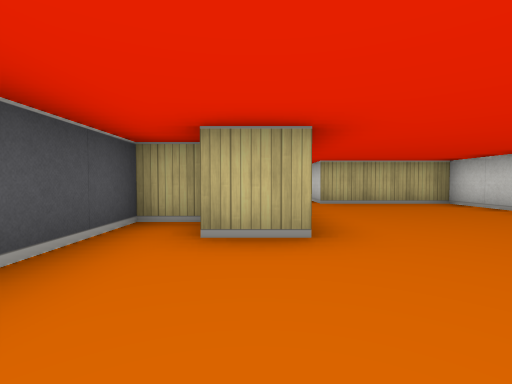
[1] (above)

12 first-person views from a walk through a cub3D maze. The camera is about half as high as the walls, tilts 2° down and sees 85° across. The floor is counted in squares. Each view is taken from the middle of a square. On the plan, view 1 faces up. The plan holds only what a view shows up to about 9 squares ahead; the rest is blank.

[2]
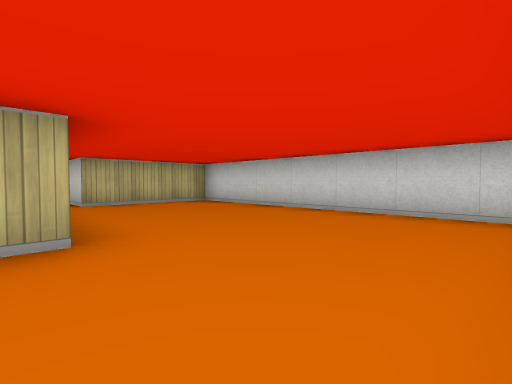

[3]
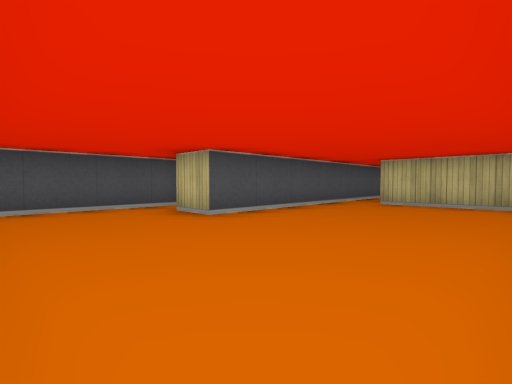

[4]
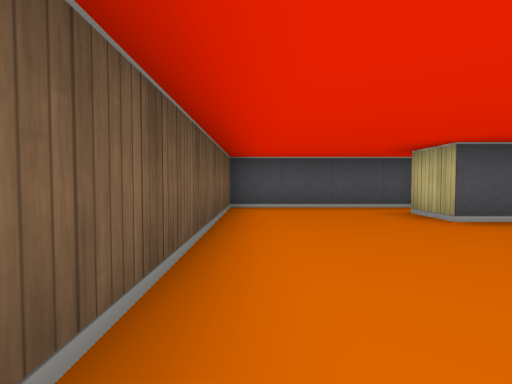

[5]
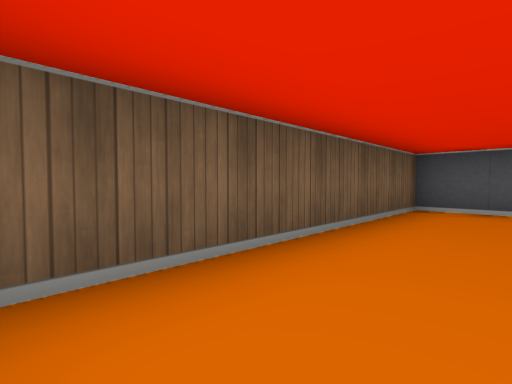

[6]
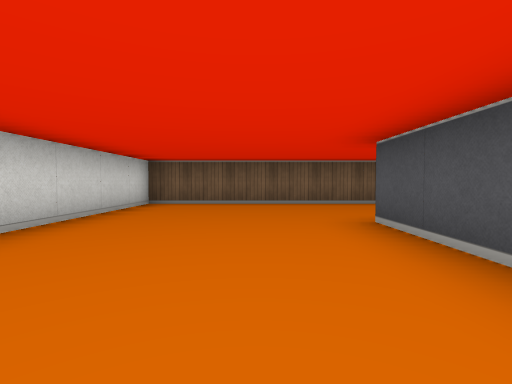

[7]
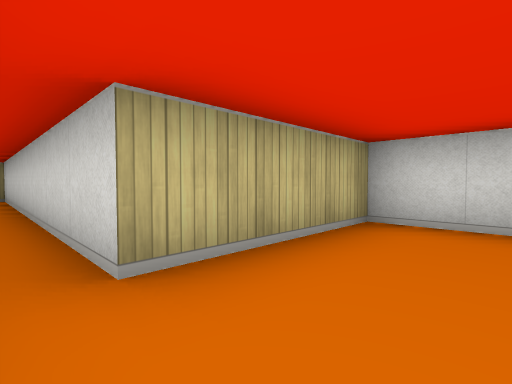

[8]
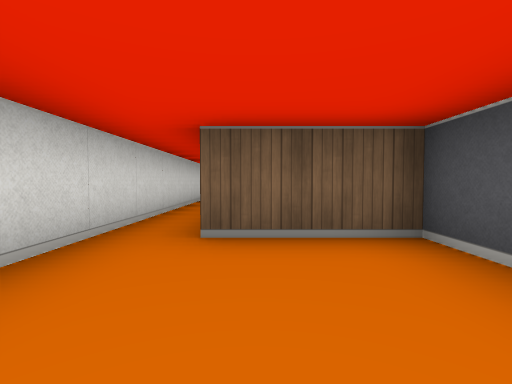

[9]
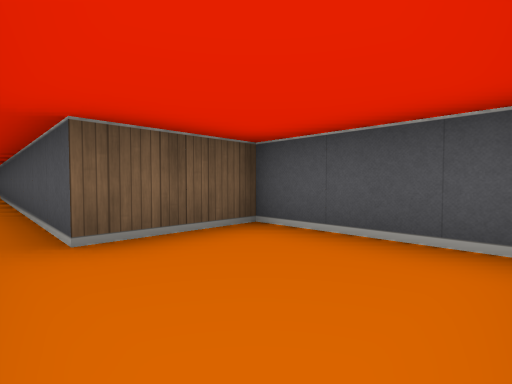

[10]
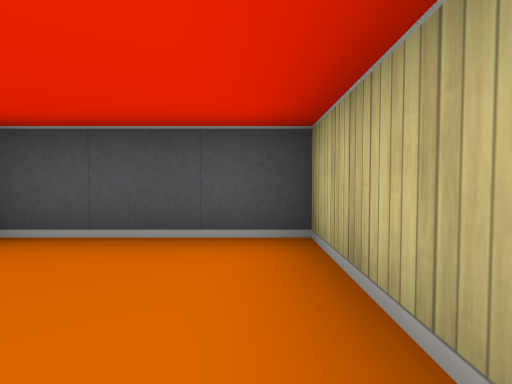

[11]
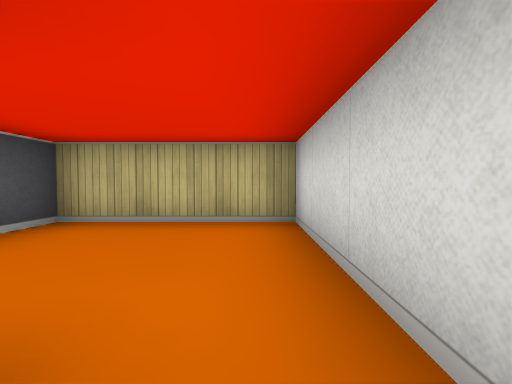

[12]
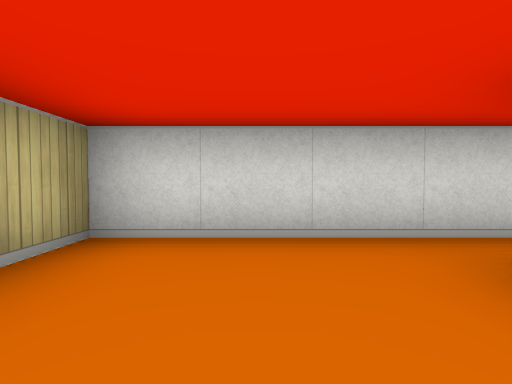

### Floor plan
Ten units are one square. View 1 is at (0, 0); x grows to the right and y downward. Boxes are objects, and circles mark ways between rooms. Rooms are numbered by the first view taken in them; rooms with no view inside come last. Other rooms are left out.
<svg viewBox="-20 -150 70 160">
<path fill="none" stroke="#000" d="M-6 -35 -15 -35 -15 5 45 5 45 -65 15 -65M5 -65 5 -25 -5 -25M15 -65 15 -145 -15 -145 -15 -115 5 -115 5 -65"/>
<circle cx="10" cy="-60" r="3" fill="#2a7"/>
<text x="20" y="-30">1</text>
<text x="0" y="-120">2</text>
</svg>
Room 1 opens to room 2.

Where each view was taken, in squares from view 1:
view 1: 0 up, 0 right, facing up
view 2: 0 up, 0 right, facing up-right
view 3: 0 up, 4 right, facing up-left
view 4: 0 up, 4 right, facing left
view 5: 1 up, 4 right, facing down-left
view 6: 6 up, 2 right, facing down
view 7: 5 up, 1 right, facing up-right
view 8: 14 up, 0 right, facing down
view 9: 14 up, 1 right, facing down-left
view 10: 14 up, 1 right, facing left
view 11: 11 up, 1 right, facing up
view 12: 13 up, 1 left, facing right
